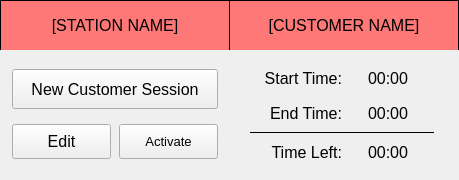
<?xml version="1.0" encoding="UTF-8"?>
<ui version="4.0">
 <class>frame_station_11</class>
 <widget class="QWidget" name="frame_station_11">
  <property name="geometry">
   <rect>
    <x>0</x>
    <y>0</y>
    <width>459</width>
    <height>180</height>
   </rect>
  </property>
  <property name="minimumSize">
   <size>
    <width>430</width>
    <height>180</height>
   </size>
  </property>
  <property name="maximumSize">
   <size>
    <width>510</width>
    <height>190</height>
   </size>
  </property>
  <property name="windowTitle">
   <string>Form</string>
  </property>
  <property name="styleSheet">
   <string notr="true">QWidget {
	font: 12pt &quot;Segoe UI&quot;;
}
QWidget[stationFrame=&quot;true&quot;] {
	border: 1px solid black;
	background-color: rgb(240, 240, 240);
}
QLabel[labelFrame=&quot;true&quot;] {
	border-bottom: 1px solid black;
}</string>
  </property>
  <property name="stationFrame" stdset="0">
   <bool>true</bool>
  </property>
  <layout class="QVBoxLayout" name="verticalLayout">
   <property name="spacing">
    <number>0</number>
   </property>
   <property name="leftMargin">
    <number>0</number>
   </property>
   <property name="topMargin">
    <number>0</number>
   </property>
   <property name="rightMargin">
    <number>0</number>
   </property>
   <property name="bottomMargin">
    <number>0</number>
   </property>
   <item>
    <widget class="QFrame" name="frame_labels_11">
     <property name="minimumSize">
      <size>
       <width>0</width>
       <height>50</height>
      </size>
     </property>
     <property name="maximumSize">
      <size>
       <width>16777215</width>
       <height>50</height>
      </size>
     </property>
     <property name="styleSheet">
      <string notr="true">QFrame {
	background-color: rgb(255, 120, 120);
}</string>
     </property>
     <property name="frameShape">
      <enum>QFrame::HLine</enum>
     </property>
     <property name="frameShadow">
      <enum>QFrame::Plain</enum>
     </property>
     <property name="lineWidth">
      <number>0</number>
     </property>
     <property name="midLineWidth">
      <number>0</number>
     </property>
     <layout class="QHBoxLayout" name="horizontalLayout_3">
      <property name="spacing">
       <number>0</number>
      </property>
      <property name="leftMargin">
       <number>0</number>
      </property>
      <property name="topMargin">
       <number>0</number>
      </property>
      <property name="rightMargin">
       <number>0</number>
      </property>
      <property name="bottomMargin">
       <number>0</number>
      </property>
      <item>
       <widget class="QLabel" name="label_deviceName_11">
        <property name="font">
         <font>
          <family>Segoe UI</family>
          <pointsize>12</pointsize>
          <weight>50</weight>
          <italic>false</italic>
          <bold>false</bold>
         </font>
        </property>
        <property name="styleSheet">
         <string notr="true">border-top: 1px solid black;
border-left: 1px solid black;
border-right: 1px solid black;</string>
        </property>
        <property name="text">
         <string>[STATION NAME]</string>
        </property>
        <property name="alignment">
         <set>Qt::AlignCenter</set>
        </property>
        <property name="wordWrap">
         <bool>true</bool>
        </property>
        <property name="textInteractionFlags">
         <set>Qt::LinksAccessibleByMouse</set>
        </property>
        <property name="labelFrame" stdset="0">
         <bool>true</bool>
        </property>
       </widget>
      </item>
      <item>
       <widget class="QLabel" name="label_customerName_11">
        <property name="font">
         <font>
          <family>Segoe UI</family>
          <pointsize>12</pointsize>
          <weight>50</weight>
          <italic>false</italic>
          <bold>false</bold>
         </font>
        </property>
        <property name="styleSheet">
         <string notr="true">border-top: 1px solid black;
border-right: 1px solid black;</string>
        </property>
        <property name="text">
         <string>[CUSTOMER NAME]</string>
        </property>
        <property name="alignment">
         <set>Qt::AlignCenter</set>
        </property>
        <property name="wordWrap">
         <bool>true</bool>
        </property>
        <property name="labelFrame" stdset="0">
         <bool>true</bool>
        </property>
       </widget>
      </item>
     </layout>
    </widget>
   </item>
   <item>
    <layout class="QHBoxLayout" name="frame_contents_11">
     <property name="spacing">
      <number>0</number>
     </property>
     <item>
      <layout class="QGridLayout" name="gridLayout_contentsLeft_1" columnstretch="0,0">
       <property name="leftMargin">
        <number>12</number>
       </property>
       <property name="topMargin">
        <number>12</number>
       </property>
       <property name="rightMargin">
        <number>12</number>
       </property>
       <property name="bottomMargin">
        <number>12</number>
       </property>
       <property name="spacing">
        <number>8</number>
       </property>
       <item row="1" column="0">
        <widget class="QPushButton" name="pushButton_edit_11">
         <property name="minimumSize">
          <size>
           <width>0</width>
           <height>35</height>
          </size>
         </property>
         <property name="font">
          <font>
           <family>Segoe UI</family>
           <pointsize>12</pointsize>
           <weight>50</weight>
           <italic>false</italic>
           <bold>false</bold>
          </font>
         </property>
         <property name="text">
          <string>Edit</string>
         </property>
        </widget>
       </item>
       <item row="1" column="1">
        <widget class="QPushButton" name="pushButton_toggleState_11">
         <property name="minimumSize">
          <size>
           <width>0</width>
           <height>35</height>
          </size>
         </property>
         <property name="maximumSize">
          <size>
           <width>16777215</width>
           <height>35</height>
          </size>
         </property>
         <property name="font">
          <font>
           <family>Segoe UI</family>
           <pointsize>10</pointsize>
           <weight>50</weight>
           <italic>false</italic>
           <bold>false</bold>
          </font>
         </property>
         <property name="styleSheet">
          <string notr="true">font: 10pt &quot;Segoe UI&quot;;</string>
         </property>
         <property name="text">
          <string>Activate</string>
         </property>
        </widget>
       </item>
       <item row="0" column="0" colspan="2">
        <widget class="QPushButton" name="pushButton_newSession_11">
         <property name="minimumSize">
          <size>
           <width>0</width>
           <height>40</height>
          </size>
         </property>
         <property name="font">
          <font>
           <family>Segoe UI</family>
           <pointsize>12</pointsize>
           <weight>50</weight>
           <italic>false</italic>
           <bold>false</bold>
          </font>
         </property>
         <property name="text">
          <string>New Customer Session</string>
         </property>
        </widget>
       </item>
      </layout>
     </item>
     <item>
      <layout class="QGridLayout" name="gridLayout_contentsRight_11">
       <property name="leftMargin">
        <number>20</number>
       </property>
       <property name="topMargin">
        <number>10</number>
       </property>
       <property name="rightMargin">
        <number>25</number>
       </property>
       <property name="bottomMargin">
        <number>10</number>
       </property>
       <item row="3" column="1">
        <widget class="QLabel" name="label_timeLeftValue_11">
         <property name="font">
          <font>
           <family>Segoe UI</family>
           <pointsize>12</pointsize>
           <weight>50</weight>
           <italic>false</italic>
           <bold>false</bold>
          </font>
         </property>
         <property name="text">
          <string>00:00</string>
         </property>
         <property name="alignment">
          <set>Qt::AlignCenter</set>
         </property>
        </widget>
       </item>
       <item row="2" column="0" colspan="2">
        <widget class="Line" name="line_time_11">
         <property name="autoFillBackground">
          <bool>false</bool>
         </property>
         <property name="frameShadow">
          <enum>QFrame::Plain</enum>
         </property>
         <property name="lineWidth">
          <number>0</number>
         </property>
         <property name="midLineWidth">
          <number>1</number>
         </property>
         <property name="orientation">
          <enum>Qt::Horizontal</enum>
         </property>
        </widget>
       </item>
       <item row="0" column="0">
        <widget class="QLabel" name="label_startTime_11">
         <property name="font">
          <font>
           <family>Segoe UI</family>
           <pointsize>12</pointsize>
           <weight>50</weight>
           <italic>false</italic>
           <bold>false</bold>
          </font>
         </property>
         <property name="text">
          <string>Start Time:</string>
         </property>
         <property name="alignment">
          <set>Qt::AlignRight|Qt::AlignTrailing|Qt::AlignVCenter</set>
         </property>
         <property name="indent">
          <number>0</number>
         </property>
        </widget>
       </item>
       <item row="0" column="1">
        <widget class="QLabel" name="label_startTimeValue_11">
         <property name="font">
          <font>
           <family>Segoe UI</family>
           <pointsize>12</pointsize>
           <weight>50</weight>
           <italic>false</italic>
           <bold>false</bold>
          </font>
         </property>
         <property name="text">
          <string>00:00</string>
         </property>
         <property name="alignment">
          <set>Qt::AlignCenter</set>
         </property>
        </widget>
       </item>
       <item row="1" column="0">
        <widget class="QLabel" name="label_endTime_11">
         <property name="sizePolicy">
          <sizepolicy hsizetype="Preferred" vsizetype="Preferred">
           <horstretch>0</horstretch>
           <verstretch>0</verstretch>
          </sizepolicy>
         </property>
         <property name="font">
          <font>
           <family>Segoe UI</family>
           <pointsize>12</pointsize>
           <weight>50</weight>
           <italic>false</italic>
           <bold>false</bold>
          </font>
         </property>
         <property name="text">
          <string>End Time:</string>
         </property>
         <property name="alignment">
          <set>Qt::AlignRight|Qt::AlignTrailing|Qt::AlignVCenter</set>
         </property>
         <property name="indent">
          <number>0</number>
         </property>
        </widget>
       </item>
       <item row="1" column="1">
        <widget class="QLabel" name="label_endTimeValue_11">
         <property name="font">
          <font>
           <family>Segoe UI</family>
           <pointsize>12</pointsize>
           <weight>50</weight>
           <italic>false</italic>
           <bold>false</bold>
          </font>
         </property>
         <property name="text">
          <string>00:00</string>
         </property>
         <property name="alignment">
          <set>Qt::AlignCenter</set>
         </property>
        </widget>
       </item>
       <item row="3" column="0">
        <widget class="QLabel" name="label_timeLeft_11">
         <property name="font">
          <font>
           <family>Segoe UI</family>
           <pointsize>12</pointsize>
           <weight>50</weight>
           <italic>false</italic>
           <bold>false</bold>
          </font>
         </property>
         <property name="text">
          <string>Time Left:</string>
         </property>
         <property name="alignment">
          <set>Qt::AlignRight|Qt::AlignTrailing|Qt::AlignVCenter</set>
         </property>
         <property name="indent">
          <number>0</number>
         </property>
        </widget>
       </item>
      </layout>
     </item>
    </layout>
   </item>
  </layout>
 </widget>
 <resources/>
 <connections/>
</ui>
